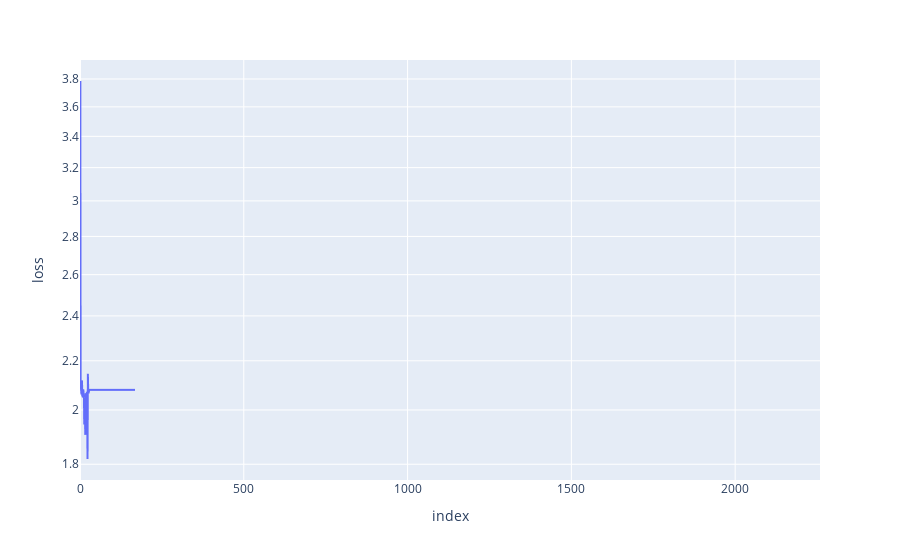

The notebook cell saved with this chart:
### Code cell
px.line(step_dicts, y="loss", log_y=True)

### Figure 1 — Plotly figure (JSON) as saved in the notebook; plotly's stock layout.template omitted (floating-point values rounded to 4 significant figures; data arrays with more than 128 entries replaced by an {"elided": "..."} marker saying what was removed)
{"data": [{"hovertemplate": "index=%{x}<br>loss=%{y}<extra></extra>", "legendgroup": "", "line": {"color": "#636efa", "dash": "solid"}, "marker": {"symbol": "circle"}, "mode": "lines", "name": "", "showlegend": false, "type": "scattergl", "x": {"elided": "2260 int values"}, "xaxis": "x", "y": {"elided": "2260 float values"}, "yaxis": "y"}], "layout": {"legend": {"tracegroupgap": 0}, "margin": {"t": 60}, "xaxis": {"anchor": "y", "domain": [0, 1], "title": {"text": "index"}}, "yaxis": {"anchor": "x", "domain": [0, 1], "title": {"text": "loss"}, "type": "log"}}}
